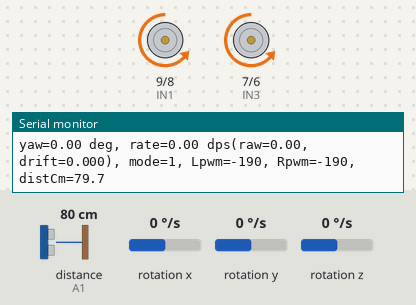
The sketch below on a simulated Arduino Uno, built with avr-gcc and run on an emulated ATmega328P. Parts: motor-driver pin pairs drawn as motors (green arrow = first pin HIGH = forward, orange = second pin HIGH = backward, longer = more drive, scaled by the enable pin), the last lines printed to the serial monitor. Wiring (inferred from the names in the program): ultrasonic range finder: trigger A2; echo A1; MPU-6050 motion sensor at I2C address 0x68. Inputs (shaded band) come from the test bench; at power-on: distance to the obstacle (sensor on A1) 80 cm, rotation z 0 °/s, rotation x 0 °/s, rotation y 0 °/s. The echo pulse lasts 58.3 µs per cm; random numbers use the default seed unless the sketch sets one.

Above: at 7.5 s.
7.6 s: distance to the obstacle (sensor on A1) set to 33 cm
9.1 s: distance to the obstacle (sensor on A1) set to 28 cm
At 9.8 s:
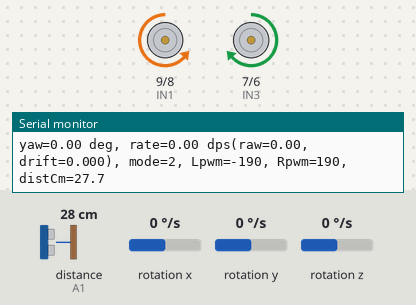
10.6 s: rotation z set to -91 °/s
At 12.9 s:
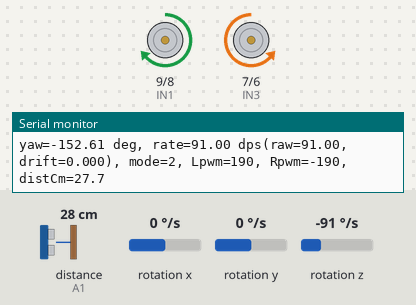
13.6 s: rotation z set to -101 °/s
At 15.87 s:
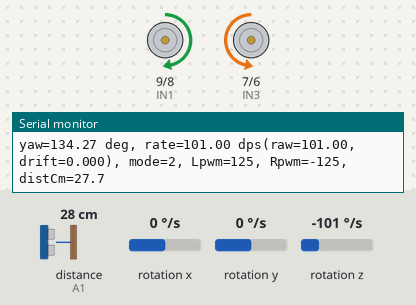
16.6 s: distance to the obstacle (sensor on A1) set to 35 cm
19.6 s: rotation z set to 100 °/s
At 20.1 s:
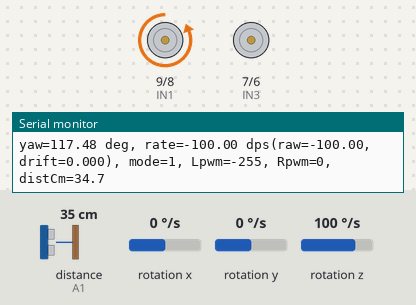
Timing chart, 0 to 22.1 s (numbered marks = the images above; inputs shaded):
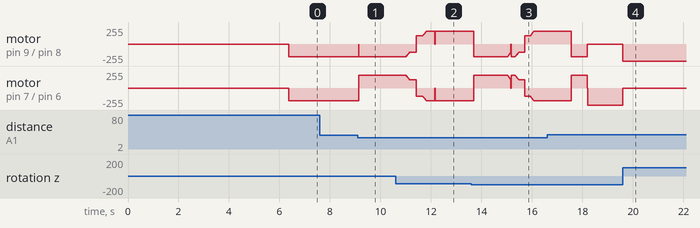

Measured:
- the behaviour switches between 31 and 30 cm on distance to the obstacle (sensor on A1) (found by bisection; images 0 and 1)
- the behaviour switches between -97 and -98 °/s on rotation z (found by bisection; images 2 and 3)
- after the input at 9.1 s, motor on pin 9 (IN1) / pin 8 (IN2): backward 190/255 → stopped at once, → backward 190/255 0.01 s later; motor on pin 7 (IN3) / pin 6 (IN4): backward 190/255 → forward 190/255 at once
- after the input at 19.6 s, motor on pin 9 (IN1) / pin 8 (IN2): stopped → backward 255/255 at once; motor on pin 7 (IN3) / pin 6 (IN4): backward 255/255 → stopped at once

The sketch:

Main_Code.ino
```cpp
/*
  Robot Car Heading Control with MPU6050 (Arduino Uno)
  ----------------------------------------------------
  Features:
  - Calibrates gyro Z bias at startup.
  - Estimates yaw (heading) by integrating gyro Z rate.
  - Drives straight using heading-hold (PD controller).
  - Uses ultrasonic obstacle detection to trigger turns.
  - Performs in-place turns to random target angles (PD controller).
  - Adds a turn timeout fail-safe to prevent getting stuck.
  --------------------------------------------------------------------
  This sketch is the active obstacle-avoidance behavior version.
  --------------------------------------------------------------------

  Wiring:
  MPU6050:
    SDA -> A4
    SCL -> A5
    VCC -> 5V (or 3.3V module dependent)
    GND -> GND

  H-Bridge:
    ENA -> 10 (PWM)
    IN1 -> 9
    IN2 -> 8
    IN3 -> 7
    IN4 -> 6
    ENB -> 5  (PWM)

  Ultrasonic sensor:
    Echo -> A1
    Trig -> A2

  Notes:
  - This example uses relative yaw (no magnetometer).
  - Tune the constants in the "TUNING" section for your robot.

  Quick tuning guide:
  - KP_STRAIGHT: Higher = stronger heading correction in straight driving (too high can oscillate).
  - BASE_SPEED_STRAIGHT: Base forward speed (too low may stall, too high may reduce straight accuracy).
  - KP_TURN: Higher = turns reach target angle faster (too high can overshoot).
  - KD_TURN: Higher = more turn damping (reduces overshoot, too high can feel sluggish).
  - TURN_TOL_DEG: Smaller = tighter final angle accuracy, but may take longer to settle.
  - TURN_RATE_TOL_DPS: Smaller = robot must rotate slower before stop, improving final precision.
*/

#include <Wire.h>

// ============================
// MPU6050 register addresses
// ============================
const uint8_t MPU_ADDR       = 0x68;
const uint8_t REG_PWR_MGMT_1 = 0x6B;
const uint8_t REG_GYRO_XOUT_H = 0x43;

// ============================
// Motor pin mapping
// ============================
const int ENA = 10;
const int IN1 = 9;
const int IN2 = 8;
const int IN3 = 7;
const int IN4 = 6;
const int ENB = 5;
const int US_ECHO_PIN = A1;
const int US_TRIG_PIN = A2;

// Motor direction polarity:
// Set true if that side moves backward when commanded forward.
const bool INVERT_LEFT_MOTOR  = true;
const bool INVERT_RIGHT_MOTOR = true;

// ============================
// TUNING
// ============================
// Gyro configuration assumption: +/-250 deg/s => 131 LSB/(deg/s)
const float GYRO_SENS_250DPS = 131.0f;

// Control loop timing
const unsigned long LOOP_DT_MS = 10; // 100 Hz control loop

// Straight driving controller (PD)
const float KP_STRAIGHT = 2.2f;      // proportional correction per degree heading error (OG=2.2)
const float KD_STRAIGHT = 8.0f;      // damping using gyro Z rate (deg/s)  (OG=0.8)
const int   BASE_SPEED_STRAIGHT = 190; // nominal PWM while driving straight (OG=135)

// Turn controller (PD)
const float KP_TURN = 5.2f;          // proportional gain on angle error (OG=3.2)
const float KD_TURN = 0.35f;          // damping on gyro rate (deg/s) (OG=0.9)
const int   TURN_MIN_PWM = 125;       // minimum pwm to overcome stiction
const int   TURN_MAX_PWM = 190;      // max pwm while turning
const float TURN_TOL_DEG = 1.5f;     // stop tolerance in degrees
const float TURN_RATE_TOL_DPS = 4.0f;// and near-zero rate for clean stop
const unsigned long TURN_MAX_DURATION_MS = 3000;

// Optional small dead-zone for straight correction (helps reduce jitter)
const float STRAIGHT_ERR_DEADBAND_DEG = 0.4f;
// Obstacle threshold: start turn when measured distance is <= this value.
const float OBSTACLE_STOP_DISTANCE_CM = 30.0f;
// pulseIn timeout for ultrasonic echo waiting.
const unsigned long ULTRASONIC_ECHO_TIMEOUT_US = 30000;
// Minimum gap between ultrasonic pings for stable readings.
const unsigned long ULTRASONIC_SAMPLE_INTERVAL_MS = 60;

// Allowed random turn angles in degrees.
const int TURN_ANGLE_CHOICES_DEG[] = {20, 40, 60, 80, 90, 100, 120, 140, 180};
const uint8_t TURN_ANGLE_CHOICES_COUNT = sizeof(TURN_ANGLE_CHOICES_DEG) / sizeof(TURN_ANGLE_CHOICES_DEG[0]);

// Before first movement, keep robot still and settle heading estimate.
const unsigned long FIRST_MOVE_HEADING_SETTLE_MS = 300;
// Estimate residual gyro Z drift (deg/s) while robot is stationary.
const unsigned long RESIDUAL_DRIFT_ESTIMATE_MS = 1500;
const float RESIDUAL_DRIFT_MAX_SAMPLE_DPS = 8.0f;

// ============================
// Global state
// ============================
float gyroZBiasRaw = 0.0f;       // raw LSB bias for gyro Z
float yawDeg = 0.0f;             // integrated heading in degrees
float gyroZRateRawDps = 0.0f;    // latest corrected raw rate before residual compensation
float gyroZRateDps = 0.0f;       // latest angular rate used by control (deg/s)
float gyroZResidualDriftDps = 0.0f; // estimated stationary residual drift rate (deg/s)

unsigned long lastLoopMs = 0;

// Runtime mode state machine
enum Mode {
  MODE_IDLE,
  MODE_DRIVE_STRAIGHT,
  MODE_TURNING
};

Mode mode = MODE_IDLE;

// Straight mode target heading
float targetYawStraight = 0.0f;

// Turn mode target heading
float targetYawTurn = 0.0f;

// Last motor commands actually applied (signed: + forward, - reverse after INVERT_*).
int lastLeftPwmCmd = 0;
int lastRightPwmCmd = 0;

float ultrasonicDistanceCm = -1.0f;
unsigned long lastUltrasonicSampleMs = 0;
// Timestamp used by turning timeout fail-safe.
unsigned long turnStartMs = 0;

// ============================
// Utility
// ============================
int clampInt(int v, int lo, int hi) {
  if (v < lo) return lo;
  if (v > hi) return hi;
  return v;
}

float wrapAngle180(float a) {
  while (a > 180.0f) a -= 360.0f;
  while (a < -180.0f) a += 360.0f;
  return a;
}

float readUltrasonicDistanceCm() {
  digitalWrite(US_TRIG_PIN, LOW);
  delayMicroseconds(2);
  digitalWrite(US_TRIG_PIN, HIGH);
  delayMicroseconds(10);
  digitalWrite(US_TRIG_PIN, LOW);

  unsigned long echoDurationUs = pulseIn(US_ECHO_PIN, HIGH, ULTRASONIC_ECHO_TIMEOUT_US);
  if (echoDurationUs == 0) {
    // Timeout -> no echo in range, treat as clear path.
    return -1.0f;
  }
  return (echoDurationUs * 0.0343f) * 0.5f;
}

void updateUltrasonicDistance(unsigned long nowMs) {
  // Sample at a fixed interval to avoid over-triggering HC-SR04 style sensors.
  if (nowMs - lastUltrasonicSampleMs < ULTRASONIC_SAMPLE_INTERVAL_MS) return;
  lastUltrasonicSampleMs = nowMs;
  ultrasonicDistanceCm = readUltrasonicDistanceCm();
}

// ============================
// MPU6050 low-level helpers
// ============================
void mpuWriteByte(uint8_t reg, uint8_t val) {
  Wire.beginTransmission(MPU_ADDR);
  Wire.write(reg);
  Wire.write(val);
  Wire.endTransmission(true);
}

bool mpuReadGyroRaw(int16_t &gx, int16_t &gy, int16_t &gz) {
  Wire.beginTransmission(MPU_ADDR);
  Wire.write(REG_GYRO_XOUT_H);
  if (Wire.endTransmission(false) != 0) return false;

  // Read 6 bytes: GX_H, GX_L, GY_H, GY_L, GZ_H, GZ_L
  uint8_t toRead = 6;
  uint8_t got = Wire.requestFrom((int)MPU_ADDR, (int)toRead, (int)true);
  if (got != toRead) return false;

  gx = (int16_t)((Wire.read() << 8) | Wire.read());
  gy = (int16_t)((Wire.read() << 8) | Wire.read());
  gz = (int16_t)((Wire.read() << 8) | Wire.read());
  return true;
}

bool initMPU6050() {
  Wire.begin();
  // Wake sensor (clear sleep bit)
  mpuWriteByte(REG_PWR_MGMT_1, 0x00);
  delay(100);
  return true;
}

void calibrateGyroZBias(uint16_t samples = 1000) {
  long sum = 0;
  uint16_t valid = 0;

  Serial.println(F("Calibrating gyro Z bias... Keep robot still."));
  delay(500);

  for (uint16_t i = 0; i < samples; i++) {
    int16_t gx, gy, gz;
    if (mpuReadGyroRaw(gx, gy, gz)) {
      sum += gz;
      valid++;
    }
    delay(2); // ~500 Hz sampling during calibration
  }

  if (valid > 0) {
    gyroZBiasRaw = (float)sum / (float)valid;
  } else {
    gyroZBiasRaw = 0.0f;
  }

  Serial.print(F("Gyro Z bias (raw): "));
  Serial.println(gyroZBiasRaw, 3);
}

// ============================
// Motor control
// ============================
void setMotorLeft(int pwm) {
  // pwm > 0: forward, pwm < 0: reverse
  if (INVERT_LEFT_MOTOR) pwm = -pwm;
  lastLeftPwmCmd = pwm;
  int mag = clampInt(abs(pwm), 0, 255);

  if (pwm >= 0) {
    digitalWrite(IN1, HIGH);
    digitalWrite(IN2, LOW);
  } else {
    digitalWrite(IN1, LOW);
    digitalWrite(IN2, HIGH);
  }
  analogWrite(ENA, mag);
}

void setMotorRight(int pwm) {
  if (INVERT_RIGHT_MOTOR) pwm = -pwm;
  lastRightPwmCmd = pwm;
  int mag = clampInt(abs(pwm), 0, 255);

  if (pwm >= 0) {
    digitalWrite(IN3, HIGH);
    digitalWrite(IN4, LOW);
  } else {
    digitalWrite(IN3, LOW);
    digitalWrite(IN4, HIGH);
  }
  analogWrite(ENB, mag);
}

void stopMotors() {
  lastLeftPwmCmd = 0;
  lastRightPwmCmd = 0;
  analogWrite(ENA, 0);
  analogWrite(ENB, 0);

  // Coast (both low)
  digitalWrite(IN1, LOW);
  digitalWrite(IN2, LOW);
  digitalWrite(IN3, LOW);
  digitalWrite(IN4, LOW);
}

// ============================
// IMU update
// ============================
bool updateYaw(float dtSec) {
  int16_t gx, gy, gz;
  if (!mpuReadGyroRaw(gx, gy, gz)) return false;

  float gzCorrectedRaw = (float)gz - gyroZBiasRaw;
  // Inverted so clockwise physical rotation reports positive yaw.
  gyroZRateRawDps = -(gzCorrectedRaw / GYRO_SENS_250DPS); // deg/s

  // Subtract estimated residual drift from runtime rate.
  gyroZRateDps = gyroZRateRawDps - gyroZResidualDriftDps;

  // Integrate yaw
  yawDeg += gyroZRateDps * dtSec;
  yawDeg = wrapAngle180(yawDeg);

  return true;
}

// ============================
// Controllers
// ============================
void controlDriveStraight() {
  float err = wrapAngle180(targetYawStraight - yawDeg);

  // Optional deadband to reduce small oscillations
  if (abs(err) < STRAIGHT_ERR_DEADBAND_DEG) err = 0.0f;

  // PD correction:
  // - P term pulls heading back toward target.
  // - D term damps rotation using gyro Z rate (reduces oscillation/weaving).
  float correctionF = (KP_STRAIGHT * err) - (KD_STRAIGHT * gyroZRateDps);
  int correction = (int)correctionF;

  int leftPWM  = BASE_SPEED_STRAIGHT + correction;
  int rightPWM = BASE_SPEED_STRAIGHT - correction;

  leftPWM  = clampInt(leftPWM,  0, 255);
  rightPWM = clampInt(rightPWM, 0, 255);

  setMotorLeft(leftPWM);
  setMotorRight(rightPWM);
}

bool controlTurnToAngle() {
  float err = wrapAngle180(targetYawTurn - yawDeg);

  // PD turn command:
  // +P pushes toward target angle, -D damps using actual angular rate.
  float cmd = (KP_TURN * err) - (KD_TURN * gyroZRateDps);

  // Clamp and enforce minimum effort when not near zero.
  int pwm = (int)cmd;
  if (pwm > 0) {
    pwm = clampInt(pwm, TURN_MIN_PWM, TURN_MAX_PWM);
  } else if (pwm < 0) {
    pwm = -clampInt(-pwm, TURN_MIN_PWM, TURN_MAX_PWM);
  }

  // For in-place turn:
  // positive pwm => turn one direction, negative => opposite.
  setMotorLeft(pwm);
  setMotorRight(-pwm);

  // Stop condition: small angle error and low angular rate.
  bool angleOk = abs(err) <= TURN_TOL_DEG;
  bool rateOk  = abs(gyroZRateDps) <= TURN_RATE_TOL_DPS;
  if (angleOk && rateOk) {
    stopMotors();
    return true;
  }
  return false;
}

void startDriveStraight() {
  targetYawStraight = yawDeg; // hold current heading
  mode = MODE_DRIVE_STRAIGHT;
  Serial.print(F("Mode: DRIVE_STRAIGHT, targetYaw="));
  Serial.println(targetYawStraight, 2);
}

void startTurnRelative(float deltaDeg) {
  targetYawTurn = wrapAngle180(yawDeg + deltaDeg);
  mode = MODE_TURNING;
  turnStartMs = millis();
  Serial.print(F("Mode: TURNING, targetYaw="));
  Serial.println(targetYawTurn, 2);
}

void startRandomTurn() {
  int angleIdx = random(TURN_ANGLE_CHOICES_COUNT);
  int turnSign = (random(2) == 0) ? -1 : 1; // -1 left, +1 right
  float deltaDeg = (float)(turnSign * TURN_ANGLE_CHOICES_DEG[angleIdx]);
  Serial.print(F("Obstacle detected. Random turn delta="));
  Serial.println(deltaDeg, 1);
  startTurnRelative(deltaDeg);
}

void settleAndZeroHeadingBeforeFirstMove() {
  stopMotors();

  // Let gyro updates run while stationary so heading settles before first drive.
  unsigned long settleStartMs = millis();
  unsigned long settleLastMs = settleStartMs;
  while (millis() - settleStartMs < FIRST_MOVE_HEADING_SETTLE_MS) {
    unsigned long now = millis();
    if (now - settleLastMs >= LOOP_DT_MS) {
      float dt = (now - settleLastMs) / 1000.0f;
      settleLastMs = now;
      updateYaw(dt);
    }
  }

  // Re-zero just before movement starts.
  yawDeg = 0.0f;
  gyroZRateDps = 0.0f;
}

void estimateResidualGyroZDrift() {
  stopMotors();

  Serial.println(F("Estimating residual gyro Z drift... Keep robot still."));

  unsigned long startMs = millis();
  unsigned long lastMs = startMs;
  float sumRate = 0.0f;
  uint16_t validSamples = 0;

  while (millis() - startMs < RESIDUAL_DRIFT_ESTIMATE_MS) {
    unsigned long now = millis();
    if (now - lastMs >= LOOP_DT_MS) {
      lastMs = now;

      int16_t gx, gy, gz;
      if (!mpuReadGyroRaw(gx, gy, gz)) continue;

      float gzCorrectedRaw = (float)gz - gyroZBiasRaw;
      float rateDps = -(gzCorrectedRaw / GYRO_SENS_250DPS);

      // Reject samples that imply the robot is moving during drift estimate.
      if (abs(rateDps) <= RESIDUAL_DRIFT_MAX_SAMPLE_DPS) {
        sumRate += rateDps;
        validSamples++;
      }
    }
  }

  if (validSamples > 0) {
    gyroZResidualDriftDps = sumRate / (float)validSamples;
  } else {
    gyroZResidualDriftDps = 0.0f;
  }

  Serial.print(F("Residual gyro Z drift (dps): "));
  Serial.println(gyroZResidualDriftDps, 4);
}

void setup() {
  Serial.begin(115200);

  pinMode(ENA, OUTPUT);
  pinMode(IN1, OUTPUT);
  pinMode(IN2, OUTPUT);
  pinMode(IN3, OUTPUT);
  pinMode(IN4, OUTPUT);
  pinMode(ENB, OUTPUT);
  pinMode(US_TRIG_PIN, OUTPUT);
  pinMode(US_ECHO_PIN, INPUT);

  stopMotors();
  digitalWrite(US_TRIG_PIN, LOW);

  if (!initMPU6050()) {
    Serial.println(F("MPU6050 init failed."));
    while (1) {}
  }

  calibrateGyroZBias(1000);

  yawDeg = 0.0f;
  gyroZRateRawDps = 0.0f;
  gyroZRateDps = 0.0f;
  gyroZResidualDriftDps = 0.0f;
  lastLoopMs = millis();
  // Seed random turn selection from floating analog input noise and timer.
  randomSeed((unsigned long)analogRead(A0) + (unsigned long)micros());

  Serial.println(F("Starting obstacle-avoidance run in 1 second..."));
  delay(1000);

  settleAndZeroHeadingBeforeFirstMove();
  estimateResidualGyroZDrift();
  yawDeg = 0.0f;
  gyroZRateRawDps = 0.0f;
  gyroZRateDps = 0.0f;
  startDriveStraight();
}

void loop() {
  unsigned long now = millis();
  if (now - lastLoopMs < LOOP_DT_MS) return;

  float dt = (now - lastLoopMs) / 1000.0f;
  lastLoopMs = now;

  if (!updateYaw(dt)) {
    // If read fails, safest action is to stop.
    stopMotors();
    Serial.println(F("IMU read failed, motors stopped."));
    delay(100);
    return;
  }

  // Do not ping ultrasonic while turning: pulseIn() can block and hurt turn control timing.
  if (mode != MODE_TURNING) {
    updateUltrasonicDistance(now);
  }

  // State machine
  switch (mode) {
    case MODE_DRIVE_STRAIGHT: {
      controlDriveStraight();
      if (ultrasonicDistanceCm > 0.0f && ultrasonicDistanceCm <= OBSTACLE_STOP_DISTANCE_CM) {
        stopMotors();
        startRandomTurn();
      }
      break;
    }

    case MODE_TURNING: {
      bool done = controlTurnToAngle();
      if (done) {
        startDriveStraight();
      } else if (now - turnStartMs >= TURN_MAX_DURATION_MS) {
        stopMotors();
        Serial.println(F("Turn timeout -> resume straight"));
        startDriveStraight();
      }
      break;
    }

    case MODE_IDLE:
    default:
      stopMotors();
      break;
  }

  // Debug print at ~10 Hz
  static uint8_t decim = 0;
  decim++;
  if (decim >= 10) {
    decim = 0;
    Serial.print(F("yaw="));
    Serial.print(yawDeg, 2);
    Serial.print(F(" deg, rate="));
    Serial.print(gyroZRateDps, 2);
    Serial.print(F(" dps(raw="));
    Serial.print(gyroZRateRawDps, 2);
    Serial.print(F(", drift="));
    Serial.print(gyroZResidualDriftDps, 3);
    Serial.print(F("), mode="));
    Serial.print((int)mode);
    Serial.print(F(", Lpwm="));
    Serial.print(lastLeftPwmCmd);
    Serial.print(F(", Rpwm="));
    Serial.print(lastRightPwmCmd);
    Serial.print(F(", distCm="));
    if (ultrasonicDistanceCm > 0.0f) {
      Serial.println(ultrasonicDistanceCm, 1);
    } else {
      Serial.println(F("NA"));
    }
  }
}
```
